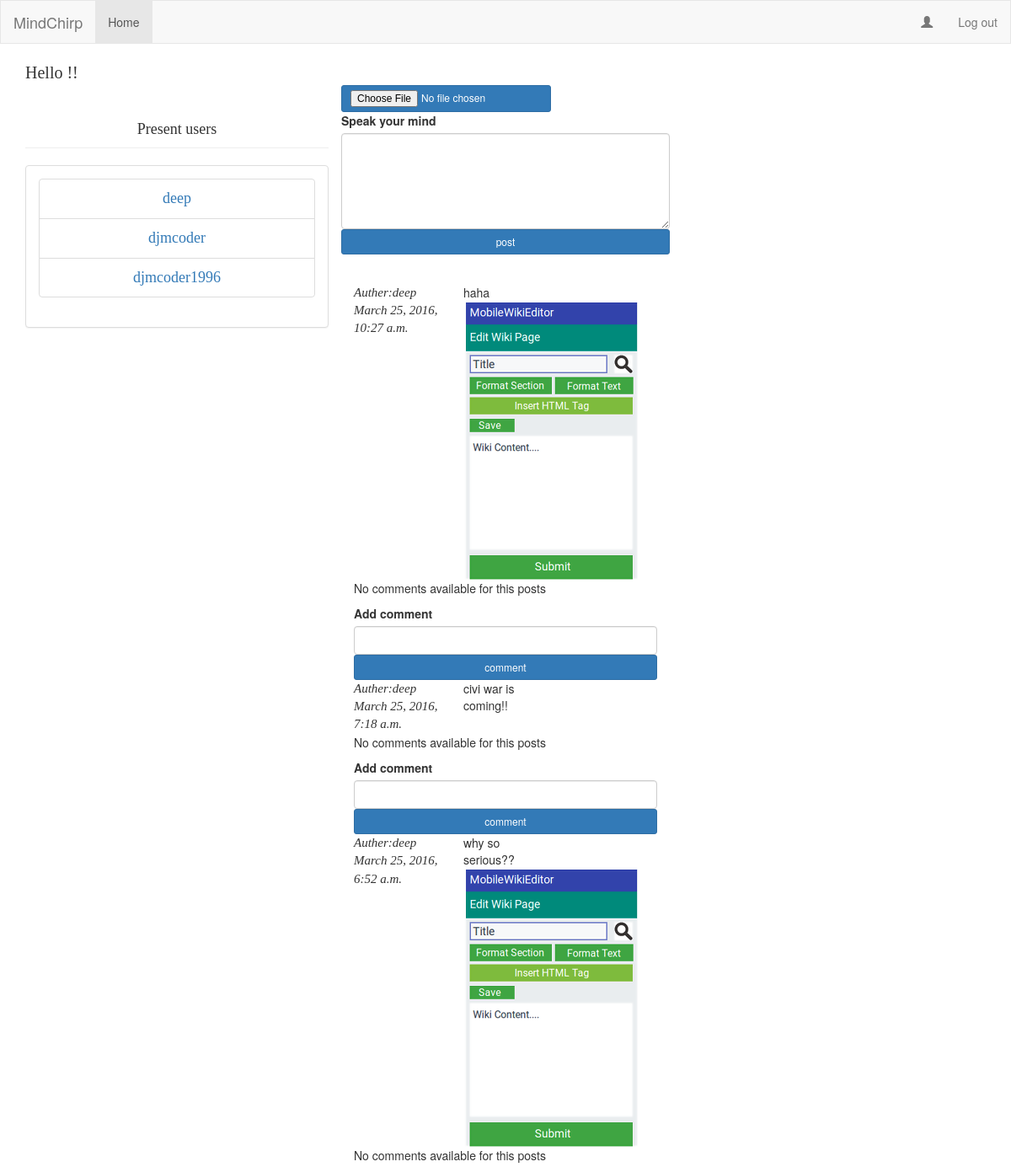
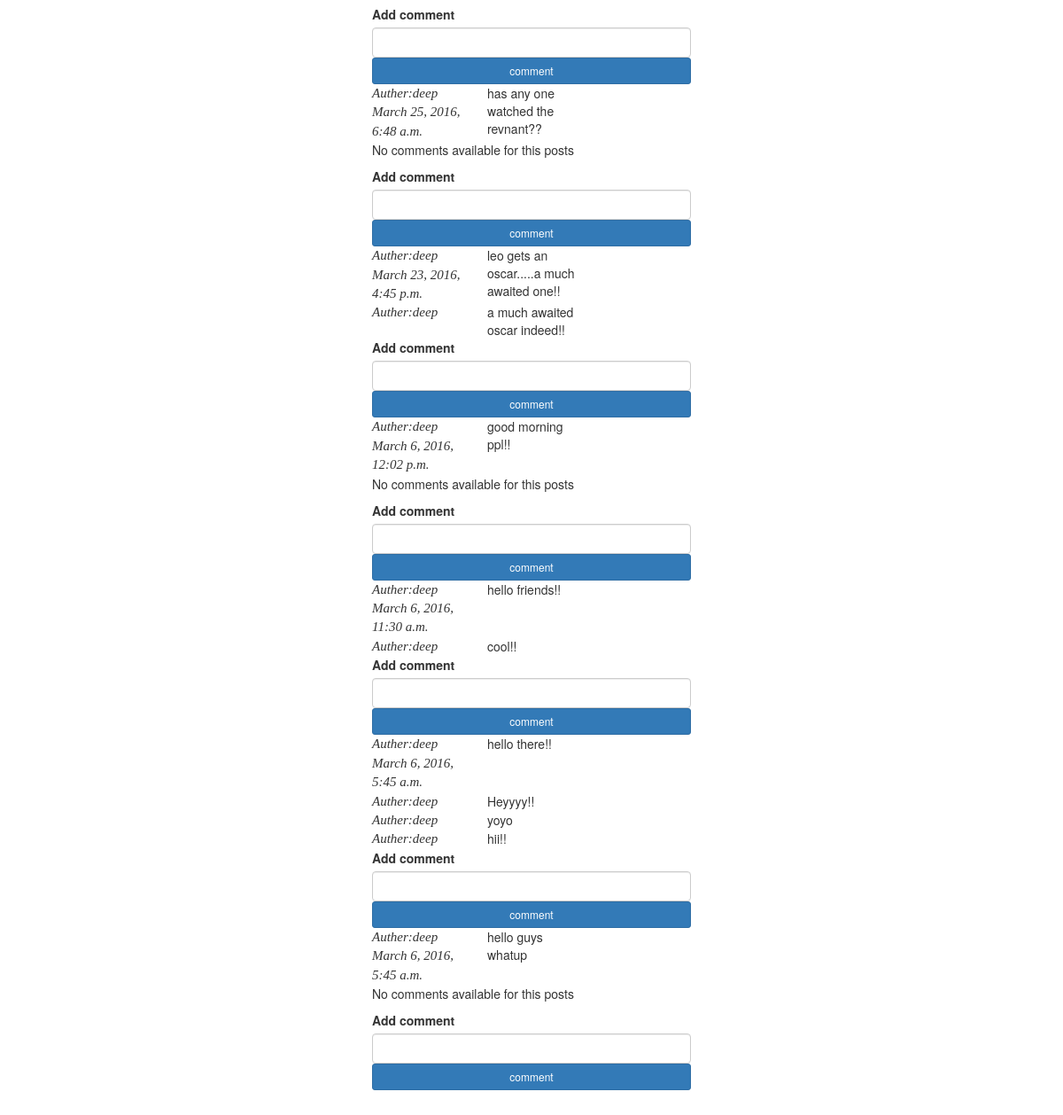
/home/, run on the app's committed database (2 pictures, top to bottom).
### social_network/models.py (models this page shows, shortened)
class Post(models.Model):
    post_text = models.CharField(max_length=500)
    pub_date = models.DateTimeField('date published')
    username = models.CharField(max_length=200,default="anonymous")
    image=models.FileField(upload_to='images/%Y/%m/%d',default='no image available for this post')
    def was_published_recently(self):
        return self.pub_date >= timezone.now() - datetime.timedelta(days=1)
    was_published_recently.admin_order_field = 'pub_date'
    was_published_recently.boolean = True
    was_published_recently.short_description = 'Published recently?'

class Comment(models.Model):
	post=models.ForeignKey(Post,on_delete=models.CASCADE)
	username=models.CharField(max_length=200,default='none')
	comment_text=models.CharField(max_length=200)

### social_network/views.py (the view)
# urls.py: url(r'^home/', views.home, name='home'),
def home(request):
    posts=Post.objects.order_by('-pub_date')
    users=User.objects.all
    context={'posts':posts,'user':request.user,'users':users}
    return render(request,'social_network/home.html',context)

### social_network/templates/social_network/home.html (shortened to what this page needs)
{% load staticfiles %}
<!DOCTYPE html>
<html lang="en">
<head>
  <link rel="stylesheet" href="http://maxcdn.bootstrapcdn.com/bootstrap/3.3.6/css/bootstrap.min.css">
</head>
<body id="body">
	<nav class="navbar navbar-default">
  		<div class="container-fluid">
    		<div class="navbar-header">
      			<a class="navbar-brand" href="#">MindChirp</a>
    			</div>
    		<ul class="nav navbar-nav">
      			<li class="active"><a href="#">Home</a></li>
    		</ul>
    		<ul class="nav navbar-nav navbar-right">
    			<li><a href="{% url 'social_network:user_wall' %}"><span class="glyphicon glyphicon-user"></span> {{ user.username }}</a></li>
      			<li><a href="{% url 'social_network:user_logout' %}"> Log out</a></li>
    		</ul>
  		</div>
	</nav>
	<div class="container">
		<div id="user_info">
			Hello {{ user.username }}!!
		</div>
	<div class="row">
        <div class="col-sm-4">
            <div class="page-header" id='col-header'>
              Present users
            </div>
            <div id="col-body" id="scrollablebody">
            		<div class='panel panel-default'>
            			<div class='panel-body'>
            				<div class='list-group'>
            					{% for user in users %}
            						<li class='list-group-item'>
            							<a href="{% url 'social_network:show_user' user.id %}" > {{ user.username }} </a>
            						</li>
            					{% endfor %}
            				</div>
				  		</div>
			  		</div>
          	</div>
    	</div>
    	<div class="col-sm-4">
            				<form method="post" action="{% url 'social_network:add_status' %}" role='form' class='form-horizontal' enctype="multipart/form-data">
            					<div class='form-group'>
								 	<input type='file' name='image' accept='image/*' class="btn btn-primary btn-sm">
								 	<label for="status">Speak your mind</label>
								 	<textarea id="status"  rows="5" name='status' class='form-control'></textarea>
								 	<input type="submit" value="post" class='btn btn-primary btn-sm btn-block'>
								</div>
							</form>
							{% if posts %}
								{% for post in posts %}
									<div class="row">
            							<div class='col-sm-4'>
            								<div class="col-body">
            									<div id="q_authordetails">
            										Auther:{{ post.username }}
            										{{ post.pub_date }}
            									</div>
            								</div>
            							</div>
            							<div class='col-sm-4'>
            								<div class="col-body">
            									{{ post.post_text }}
            									<img src='{{ post.image.url }}' alt=''>
            								</div>
            							</div>
            						</div>
									{% if post.comment_set.all %}
										{% for comment in post.comment_set.all %}
											<div class="row">
            									<div class='col-sm-4'>
            										<div class="col-body">
            											<div id="q_authordetails">
            												Auther:{{ comment.username }}
            											</div>
            										</div>
            									</div>
            									<div class='col-sm-4'>
            										<div class="col-body">
            											{{ comment.comment_text }}
            										</div>
            									</div>
            								</div>
										{% endfor %}
									{% else %}
										<p> No comments available for this posts </p>
									{% endif %}
									<form method="POST" action="{% url 'social_network:add_comment' post.id %}" role='form' class='form-horizontal'>
										<label for="comment">Add comment</label></br>
										<input type='text' id="comment" name="comment" class='form-control'>
										<input type='submit' value='comment' class='btn btn-primary btn-sm btn-block'>
									</form>
								{% endfor %}
							{% else %}
								<h4> No post available </h4>
							{% endif %}
    	</div>
    </div>
	</div>
</body>
</html>

### social_network/templates/social_network/home.html (style rules this page uses)
.navbar { border-radius: 0; }
#col-header { font-family:verdana; font-size:18px; font-style:bold; text-align: center; }
#col-body { font-family: verdana; font-size: 18px; text-align: center; }
#user_info { font-size:20px; font-family:verdana; }
#body { margin-bottom: 400px; }
#q_authordetails { font-size: 15px; font-family: verdana; font-style: italic; }

### data on the page
Post: username "deep", pub_date "March 25, 2016, 10:27 a.m.", post_text "haha", image (picture), shows "No comments available for this posts"
Post: username "deep", pub_date "March 25, 2016, 7:18 a.m.", post_text "civi war is coming!!", shows "No comments available for this posts"
Post: username "deep", pub_date "March 25, 2016, 6:52 a.m.", post_text "why so serious??", image (picture), shows "No comments available for this posts"
Post: username "deep", pub_date "March 25, 2016, 6:48 a.m.", post_text "has any one watched the revnant??", shows "No comments available for this posts"
Post: username "deep", pub_date "March 23, 2016, 4:45 p.m.", post_text "leo gets an oscar.....a much awaited one!!"
Comment: username "deep", comment_text "a much awaited oscar indeed!!"
Post: username "deep", pub_date "March 6, 2016, 12:02 p.m.", post_text "good morning ppl!!", shows "No comments available for this posts"
Post: username "deep", pub_date "March 6, 2016, 11:30 a.m.", post_text "hello friends!!"
Comment: username "deep", comment_text "cool!!"
Post: username "deep", pub_date "March 6, 2016, 5:45 a.m.", post_text "hello there!!"
Comment: username "deep", comment_text "Heyyyy!!"
Comment: username "deep", comment_text "yoyo"
Comment: username "deep", comment_text "hii!!"
Post: username "deep", pub_date "March 6, 2016, 5:45 a.m.", post_text "hello guys whatup", shows "No comments available for this posts"

### other printed values
{{ user.username }} "deep"
{{ user.username }} "djmcoder"
{{ user.username }} "djmcoder1996"
